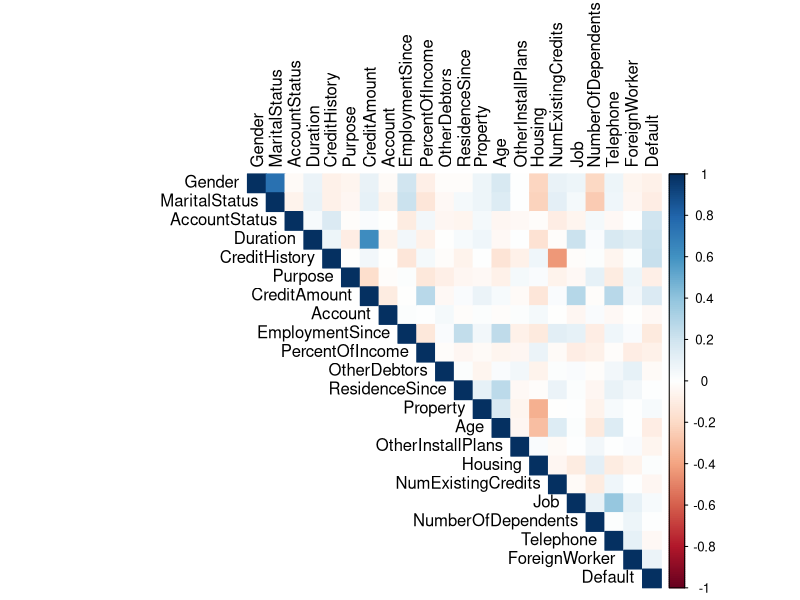
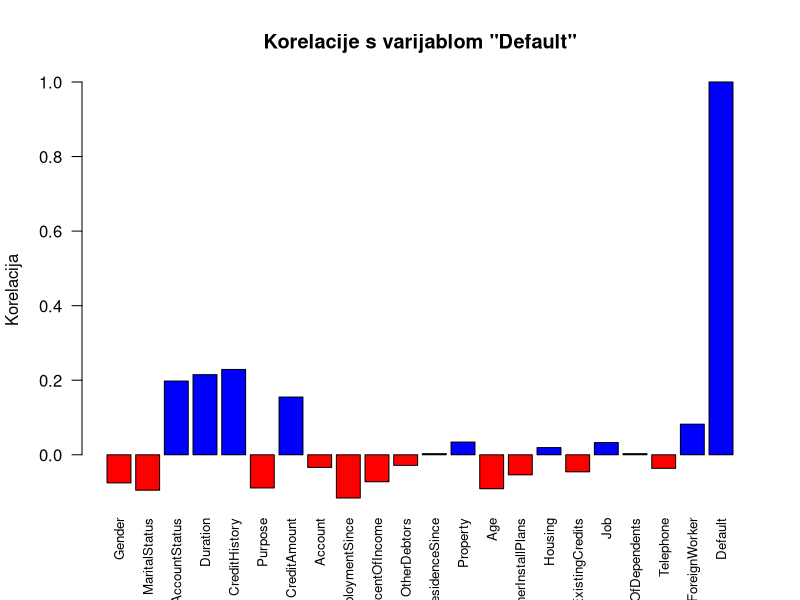
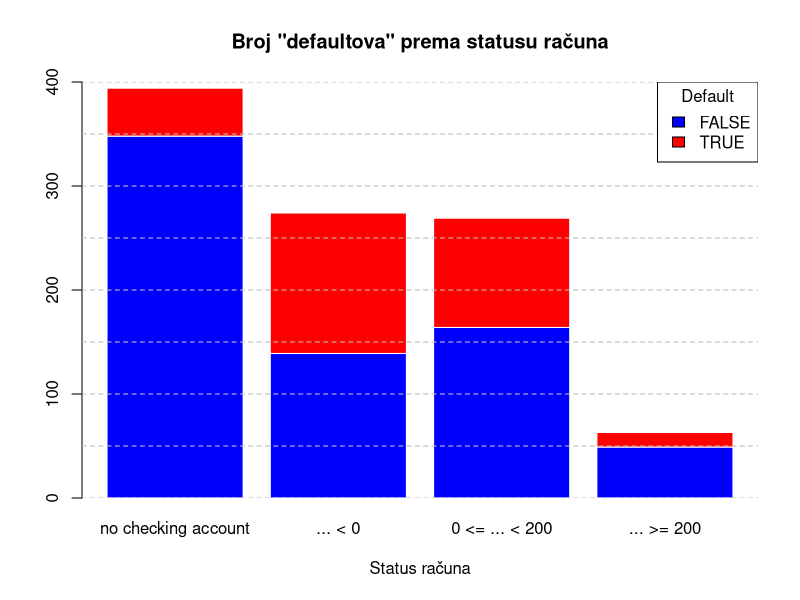
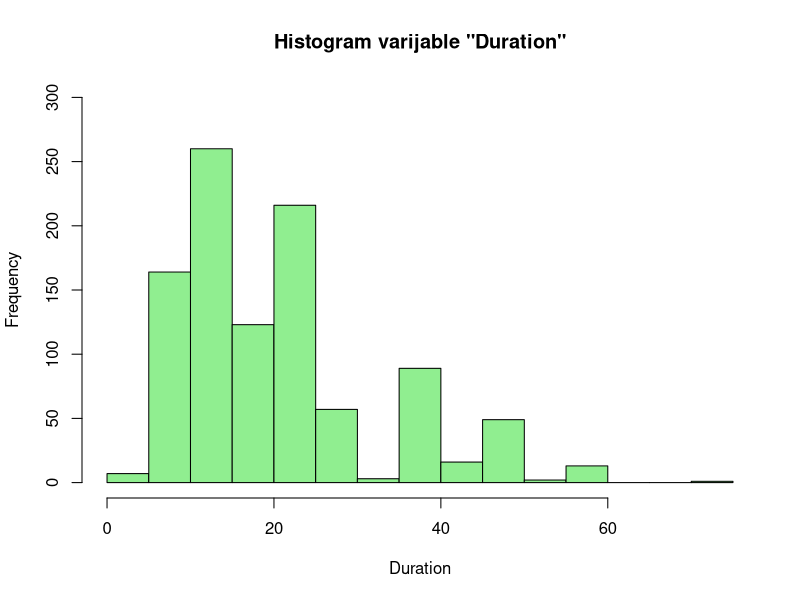
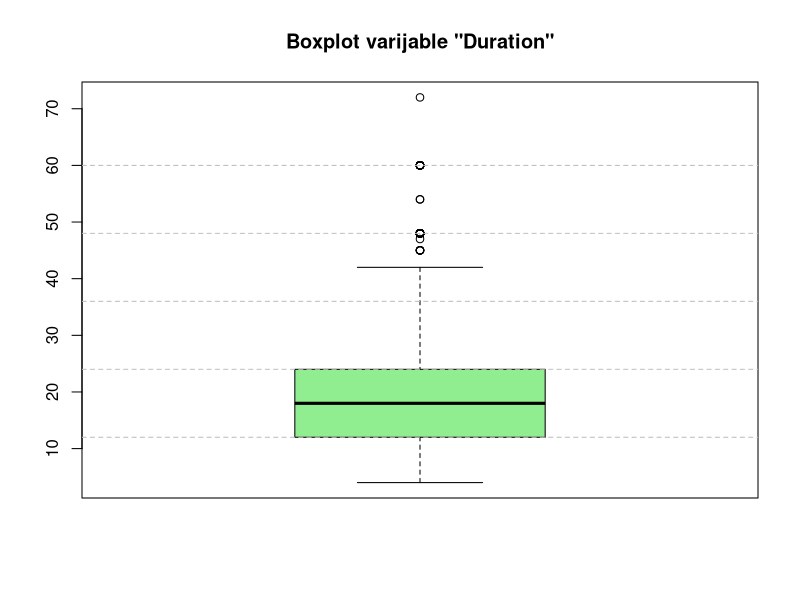
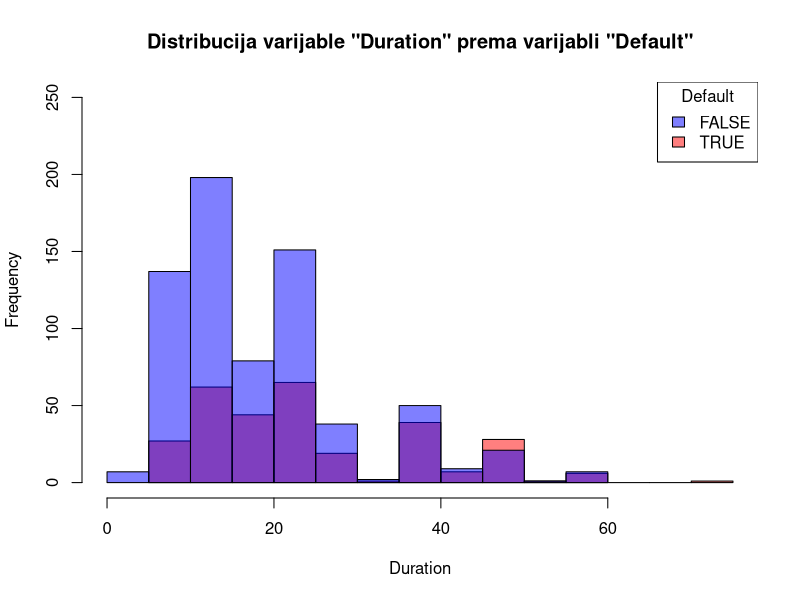
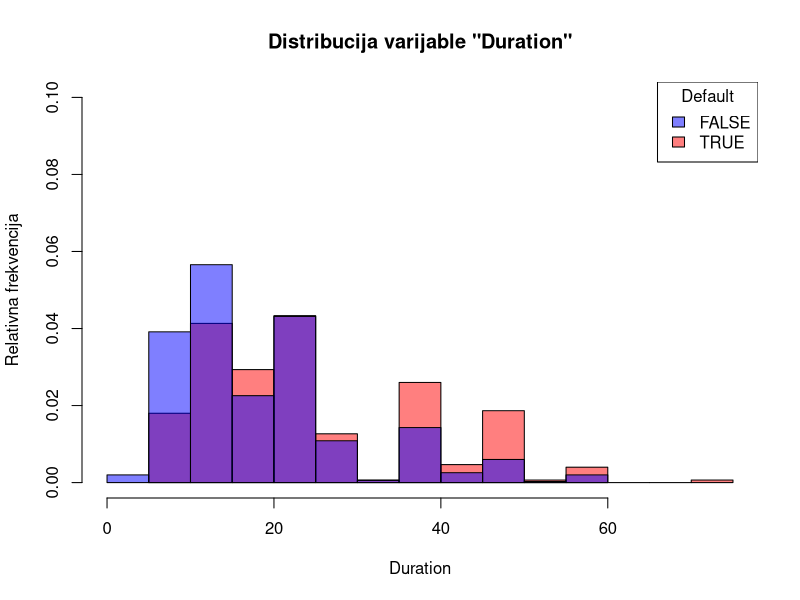
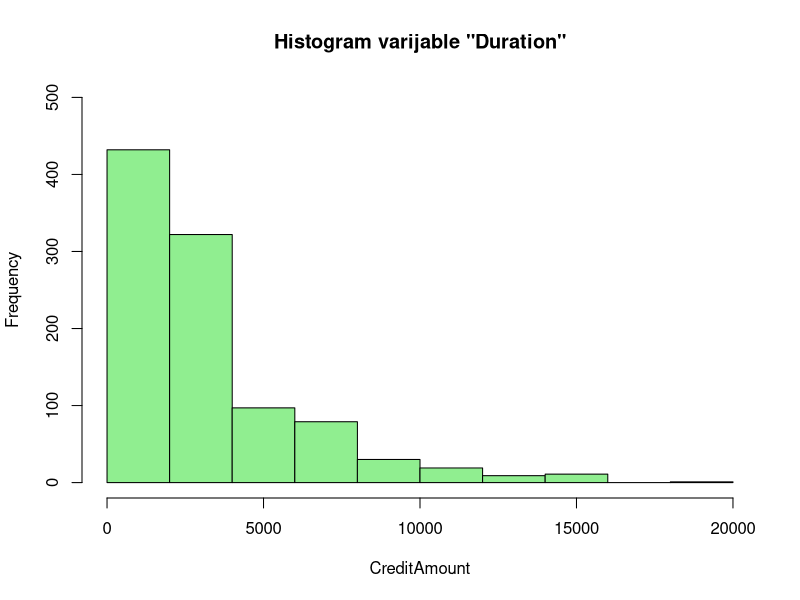

Here is the R script that generated these plots, in order:
## ---- chunk 1
library(tidyverse)
library(dplyr)
## ---- chunk 2
data = read.csv('procjena_kreditnog_rizika.csv')
## ---- chunk 3
data$Default <- as.logical(data$Default)

data$ResidenceSince <- ifelse(data$ResidenceSince == ".. >= 7 years",
                              "... >= 7 years",
                              data$ResidenceSince)

data$NumExistingCredits <- gsub("above", "... >=", data$NumExistingCredits)
data$NumExistingCredits <- gsub("or", "||", data$NumExistingCredits)

data$NumberOfDependents <- gsub("less than", "... <", data$NumberOfDependents)
data$NumberOfDependents <- gsub("3 or more", "... >= 3", data$NumberOfDependents)
## ---- chunk 4
summary(data)
## ---- chunk 5
head(data)
## ---- chunk 6

data$AccountStatus <- factor(
  data$AccountStatus,
  levels = c("no checking account", "... < 0", "0 <= ... < 200", "... >= 200")
)

data$CreditHistory <- factor(
  data$CreditHistory,
  levels = c(
    "critical account/ other credits existing (not at this bank)",
    "delay in paying off in the past",
    "existing credits paid back duly till now",
    "all credits at this bank paid back duly",
    "no credits taken/ all credits paid back duly"
  )
)

data$Purpose <- factor(data$Purpose)

data$Account <- factor(
  data$Account,
  levels = c("unknown/ no savings account", "... < 100", "100 <= ... < 500", "500 <= ... < 1000", "... >= 1000")
)

data$EmploymentSince <- factor(
  data$EmploymentSince,
  levels = c("unemployed", "... < 1 year", "1 <= ... < 4 years", "4 <= ... < 7 years", "... >= 7 years")
)

data$PercentOfIncome <- factor(
  data$PercentOfIncome,
  levels = c("... < 20%", "20% <= ... < 25%", "25% <= ... < 35%", "... >= 35%")
)

split_parts <- strsplit(as.character(data$PersonalStatus), " - ")
data$Gender <- sapply(split_parts, function(x) x[1])
data$MaritalStatus <- sapply(split_parts, function(x) x[2])
data <- data[, !(names(data) %in% c("PersonalStatus"))]
data <- data %>% select(Gender, MaritalStatus, everything())
data$Gender <- factor(data$Gender)
data$MaritalStatus <- factor(data$MaritalStatus)
data$OtherDebtors <- factor(data$OtherDebtors)

data$ResidenceSince <- factor(
  data$ResidenceSince,
  levels = c("... < 1 year", "1 <= ... < 4 years", "4 <= ... < 7 years", "... >= 7 years")
)

data$Property <- factor(data$Property)
data$OtherInstallPlans <- factor(data$OtherInstallPlans)
data$Housing <- factor(data$Housing)

data$NumExistingCredits <- factor(
  data$NumExistingCredits,
  levels = c("1", "2 || 3", "4 || 5", "... >= 6")
)

data$Job <- factor(
  data$Job,
  levels = c(
    "unemployed/ unskilled - non-resident",
    "unskilled - resident",
    "skilled employee / official",
    "management/ self-employed/highly qualified employee/ officer"
  )
)

data$NumberOfDependents <- factor(data$NumberOfDependents, levels = c("... < 3", "... >= 3"))
data$Telephone <- factor(data$Telephone)
data$ForeignWorker <- factor(data$ForeignWorker)
data$Default <- factor(data$Default)

attach(data)
head(data)

## ---- chunk 7
library(corrplot)
## ---- chunk 8

corr_matrix <- cor(data.frame(lapply(data, function(x) as.numeric(x))))
corrplot(corr_matrix, method = "color", type = "upper", tl.col = "black", tl.srt = 90)

cor_with_target <- corr_matrix["Default", ]
barplot(cor_with_target, names.arg = names(cor_with_target),
         las = 2, 
         cex.names = 0.8,
         col = ifelse(cor_with_target > 0, "blue", "red"),
         main = paste('Korelacije s varijablom "Default"'),
         ylab = "Korelacija")

filt_cor_with_target <- cor_with_target[abs(cor_with_target) >= 0.1 & cor_with_target != 1]
print(names(filt_cor_with_target))

## ---- chunk 9

barplot(table(Default, AccountStatus), main = 'Broj "defaultova" prema statusu računa', 
        border = "white", col = c('blue', 'red'), xlab = "Status računa", ylim = c(0, 400))
abline(h = seq(0, 500, by = 50), col = "gray", lty = 2)
legend("topright", legend = levels(Default), fill = c('blue', 'red'), title = "Default")

## ---- chunk 10
hist(Duration, col = 'lightgreen', ylim = c(0, 300), main = 'Histogram varijable "Duration"')

boxplot(Duration, col = 'lightgreen', main = 'Boxplot varijable "Duration"')
abline(h = seq(0, 70, by = 12), col = "gray", lty = 2)

defaulted <- data[Default == 'TRUE', ]
not_defaulted <- data[Default == 'FALSE', ]

hist(defaulted$Duration, breaks = 10, xlim = c(0, 75), ylim = c(0, 250), col = rgb(1, 0, 0, 0.5),
     xlab = 'Duration', ylab = 'Frequency', main = 'Distribucija varijable "Duration" prema varijabli "Default"' )
hist(not_defaulted$Duration, breaks = 10, xlim = c(0, 75), ylim = c(0, 250), col = rgb(0, 0, 1, 0.5), add = TRUE)
legend("topright", legend = levels(Default), fill = c(rgb(0, 0, 1, 0.5), rgb(1, 0, 0, 0.5)), title = "Default")

hist(defaulted$Duration, breaks = 10, xlim = c(0, 75), ylim = c(0, 0.1), freq = FALSE, col = rgb(1, 0, 0, 0.5), xlab = 'Duration', 
     ylab = "Relativna frekvencija", main = 'Distribucija varijable "Duration"')
hist(not_defaulted$Duration, breaks = 10, freq = FALSE, xlim = c(0, 75), col = rgb(0, 0, 1, 0.5), add = TRUE)
legend("topright", legend = levels(Default), fill = c(rgb(0, 0, 1, 0.5), rgb(1, 0, 0, 0.5)), title = "Default")

## ---- chunk 11
hist(CreditAmount, col = 'lightgreen', ylim = c(0, 500), main = 'Histogram varijable "Duration"')

boxplot(CreditAmount, col = 'lightgreen', main = 'Boxplot varijable "Duration"')
abline(h = seq(0, 20000, by = 2000), col = "gray", lty = 2)

## ---- chunk 12
plot(CreditAmount, Duration,
     pch = 16, 
     cex = 1, 
     col = Default,
     xlab = 'CreditAmount', ylab = 'Duration',
     main = 'Odnos varijabli "CreditAmount" i "Duration"'
)
legend("topright", legend = c('nije "Default"', '"Default"'), col = Default, pch = 16)

MonthlyPayment = CreditAmount / Duration

plot(MonthlyPayment,
     pch = 16, 
     cex = 1, 
     col = Default,
     ylab = "Mjesečna rata",
)
legend("topright", legend = c('nije "Default"', '"Default"'), col = Default, pch = 16)

## ---- chunk 13
barplot(table(Default, as.numeric(CreditHistory)), main = 'Broj "defaultova" prema varijabli "CreditHistory"', 
        border = "white", col = c('blue', 'red'), xlab = "CreditHistory", ylab = "Frequency", ylim = c(0, 600))
abline(h = seq(0, 600, by = 50), col = "gray", lty = 2)
legend("topright", legend = levels(Default), fill = c('blue', 'red'), title = "Default")
## ---- chunk 14
barplot(table(Default, EmploymentSince), main = 'Broj "defaultova" prema godinama radnog staža', 
        border = "white", col = c('blue', 'red'), xlab = 'EmploymentSince', ylab = 'Frequency', ylim = c(0, 400))
abline(h = seq(0, 400, by = 50), col = "gray", lty = 2)
legend("topright", legend = levels(Default), fill = c('blue', 'red'), title = "Default")


## ---- chunk 15
male <- data[Gender == 'male', ]
female <- data[Gender == 'female', ]

print("Postotak mušakraca koji nisu redovito ispunjavali obaveze oprema banci:")
print(as.numeric(1-table(male$Default)/count(male)))
print("Postotak žena koje nisu redovito ispunjavali obaveze oprema banci:")
print(as.numeric(1-table(female$Default)/count(female)))
## ---- chunk 16
boxplot(CreditAmount~PercentOfIncome, col = 'lightgreen', ylab = "CreditAmount", xlab = "PercentOfIncome")
abline(h = seq(0, 20000, by = 2000), col = "gray", lty = 2)
## ---- chunk 17
male_default_count = sum(male$Default==TRUE)
female_default_count = sum(female$Default==TRUE)
x = c(male_default_count, female_default_count)
n = c(count(male)$n, count(female)$n)

prop.test(x, n, alternative = "less")
## ---- chunk 18
for (item in unique(data$Property)) {
  hist(data$CreditAmount[data$Property==item], main = paste("", item), xlab = "CreditAmount")
}

## ---- chunk 19
require(nortest)

data$LogCreditAmount <- log(data$CreditAmount)

for (item in unique(data$Property)) {
  print(lillie.test(data$LogCreditAmount[data$Property == item]))
  hist(data$LogCreditAmount[data$Property == item], main = paste("", item), xlab = 'log(CreditAmount)')
}

## ---- chunk 20
bartlett_result <- bartlett.test(data$LogCreditAmount ~ data$Property)
print(bartlett_result)
## ---- chunk 21
a = aov(data$LogCreditAmount ~ data$Property)
summary(a)

boxplot(data$LogCreditAmount ~ data$Property, 
        main = "Boxplot logaritmiranog iznosa kredita prema vrsti imovine", 
        xlab = "Property", 
        ylab = "log(CreditAmount)", 
        cex.axis = 0.7, 
)
plot(a)
## ---- chunk 22
require(caret)

logreg.mdl = glm(Default ~ AccountStatus + Duration + CreditHistory + Purpose + CreditAmount + Account + EmploymentSince + PercentOfIncome + Gender + MaritalStatus + OtherDebtors + ResidenceSince + Property + Age + OtherInstallPlans + Housing + NumExistingCredits + Job + NumberOfDependents + Telephone + ForeignWorker, data = data, family = binomial())
summary(logreg.mdl)
odds_ratios <- exp(coef(logreg.mdl))
print(odds_ratios)

Rsq = 1 - logreg.mdl$deviance/logreg.mdl$null.deviance
Rsq

coef_table <- data.frame(
  Variable = names(coef(logreg.mdl)),
  Coefficient = coef(logreg.mdl),
  OddsRatio = exp(coef(logreg.mdl))
)

significant_vars <- coef_table[coef_table$`Pr(>|z|)` < 0.05, ]

print(significant_vars)

set.seed(123)  

formula <- Default ~ AccountStatus + Duration + CreditHistory + Purpose + CreditAmount + Account + EmploymentSince + PercentOfIncome + Gender + MaritalStatus + OtherDebtors + ResidenceSince + Property + Age + OtherInstallPlans + Housing + NumExistingCredits + Job + NumberOfDependents + Telephone + ForeignWorker

ctrl <- trainControl(method = "cv", number = 10)

cv_model <- train(formula, data = data, method = "glm", family = binomial(), trControl = ctrl)

print(cv_model)
